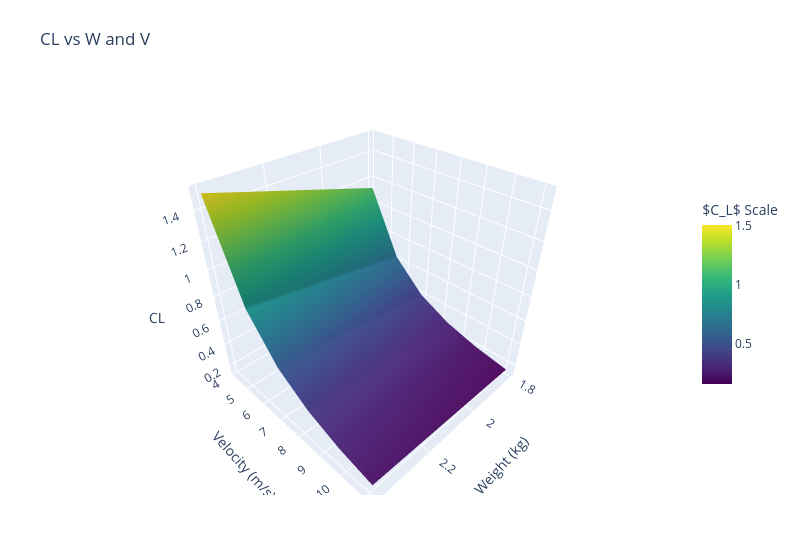

Notebook code for this chart:
### Markdown cell above
# Trade Study Result

### Code cell
##Test 

W  = np.array([1.8,2.0,2.2,2.4]) #kg
V = np.array([15,20,25,30,35,40]) #km/h

A = 0.15*1 #m^2
rho = 1.225 #kg/m^3
mew = 1.81e-5 #kg/m/s

V_m = V*1000/3600 #m/s

W_grid, V_m_grid = np.meshgrid(W, V_m)

#equations
CL_matrix = 2*W_grid / (V_m_grid**2*A*rho)


fig = go.Figure(data=[go.Surface(
    z=CL_matrix,
    x=W_grid,
    y=V_m_grid,
    colorscale='viridis',
    colorbar=dict(title='$C_L$ Scale', len=0.5)
)])
fig.update_layout(
    title='CL vs W and V',
    autosize=False,
    width=800,
    height=560,
    scene=dict(
        xaxis_title='Weight (kg)',
        yaxis_title='Velocity (m/s)',
        zaxis_title='CL'
    ),
    margin=dict(l=65, r=50, b=65, t=90)
)
fig.show()

print("V_m = ", W)
print("CL = ", CL_matrix)

### Figure 1 — Plotly figure (JSON) as saved in the notebook; plotly's stock layout.template omitted (floating-point values rounded to 4 significant figures)
{"data": [{"colorbar": {"len": 0.5, "title": {"text": "$C_L$ Scale"}}, "colorscale": [[0, "#440154"], [0.1111, "#482878"], [0.2222, "#3e4989"], [0.3333, "#31688e"], [0.4444, "#26828e"], [0.5556, "#1f9e89"], [0.6667, "#35b779"], [0.7778, "#6ece58"], [0.8889, "#b5de2b"], [1, "#fde725"]], "type": "surface", "x": [[1.8, 2.0, 2.2, 2.4], [1.8, 2.0, 2.2, 2.4], [1.8, 2.0, 2.2, 2.4], [1.8, 2.0, 2.2, 2.4], [1.8, 2.0, 2.2, 2.4], [1.8, 2.0, 2.2, 2.4]], "y": [[4.167, 4.167, 4.167, 4.167], [5.556, 5.556, 5.556, 5.556], [6.944, 6.944, 6.944, 6.944], [8.333, 8.333, 8.333, 8.333], [9.722, 9.722, 9.722, 9.722], [11.11, 11.11, 11.11, 11.11]], "z": [[1.128, 1.254, 1.379, 1.505], [0.6348, 0.7053, 0.7758, 0.8464], [0.4063, 0.4514, 0.4965, 0.5417], [0.2821, 0.3135, 0.3448, 0.3762], [0.2073, 0.2303, 0.2533, 0.2764], [0.1587, 0.1763, 0.194, 0.2116]]}], "layout": {"autosize": false, "height": 560, "margin": {"b": 65, "l": 65, "r": 50, "t": 90}, "scene": {"xaxis": {"title": {"text": "Weight (kg)"}}, "yaxis": {"title": {"text": "Velocity (m/s)"}}, "zaxis": {"title": {"text": "CL"}}}, "title": {"text": "CL vs W and V"}, "width": 800}}
